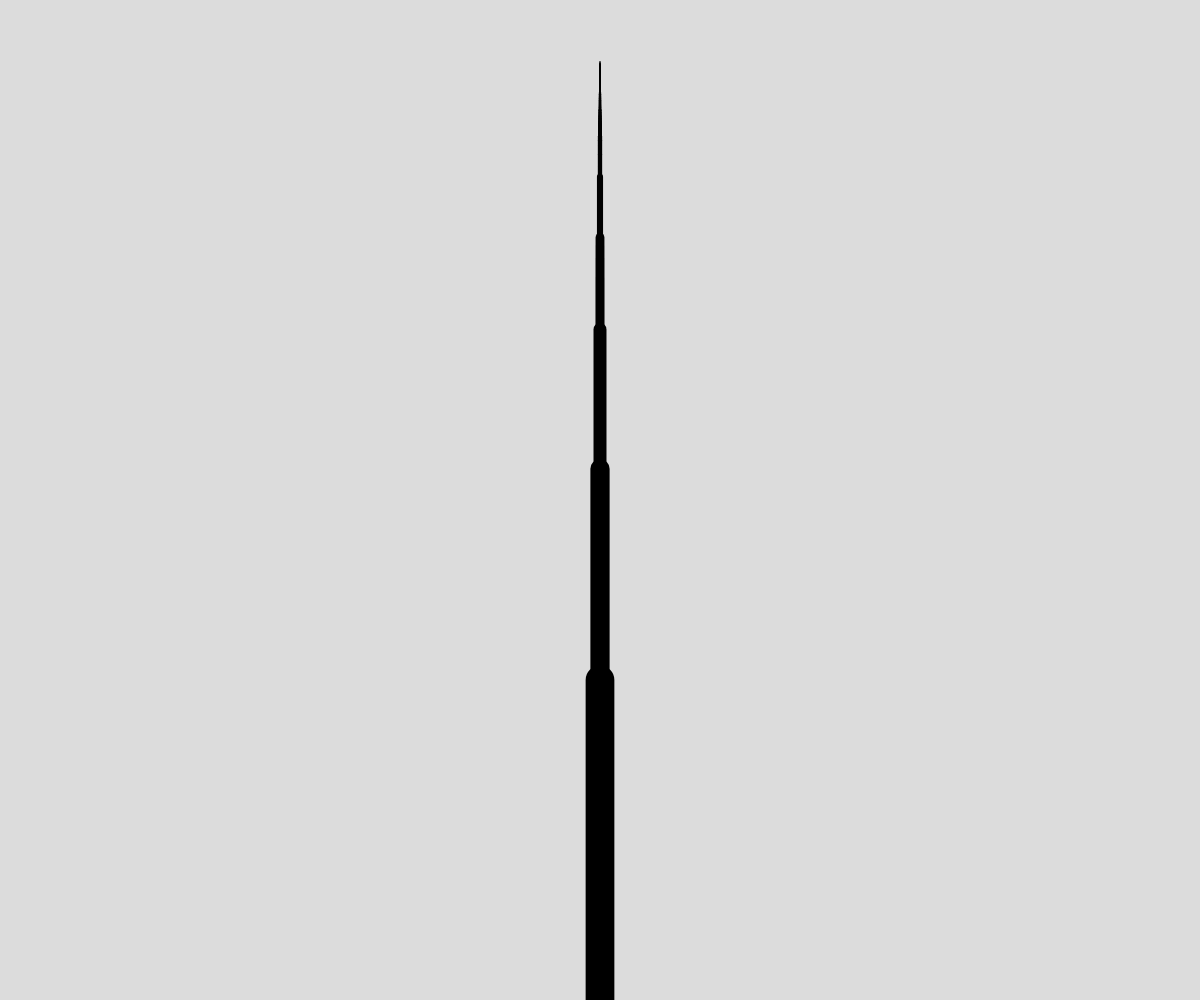
Frame 1 (no input)
Frame 60 (no input): identical to frame 1, image omitted
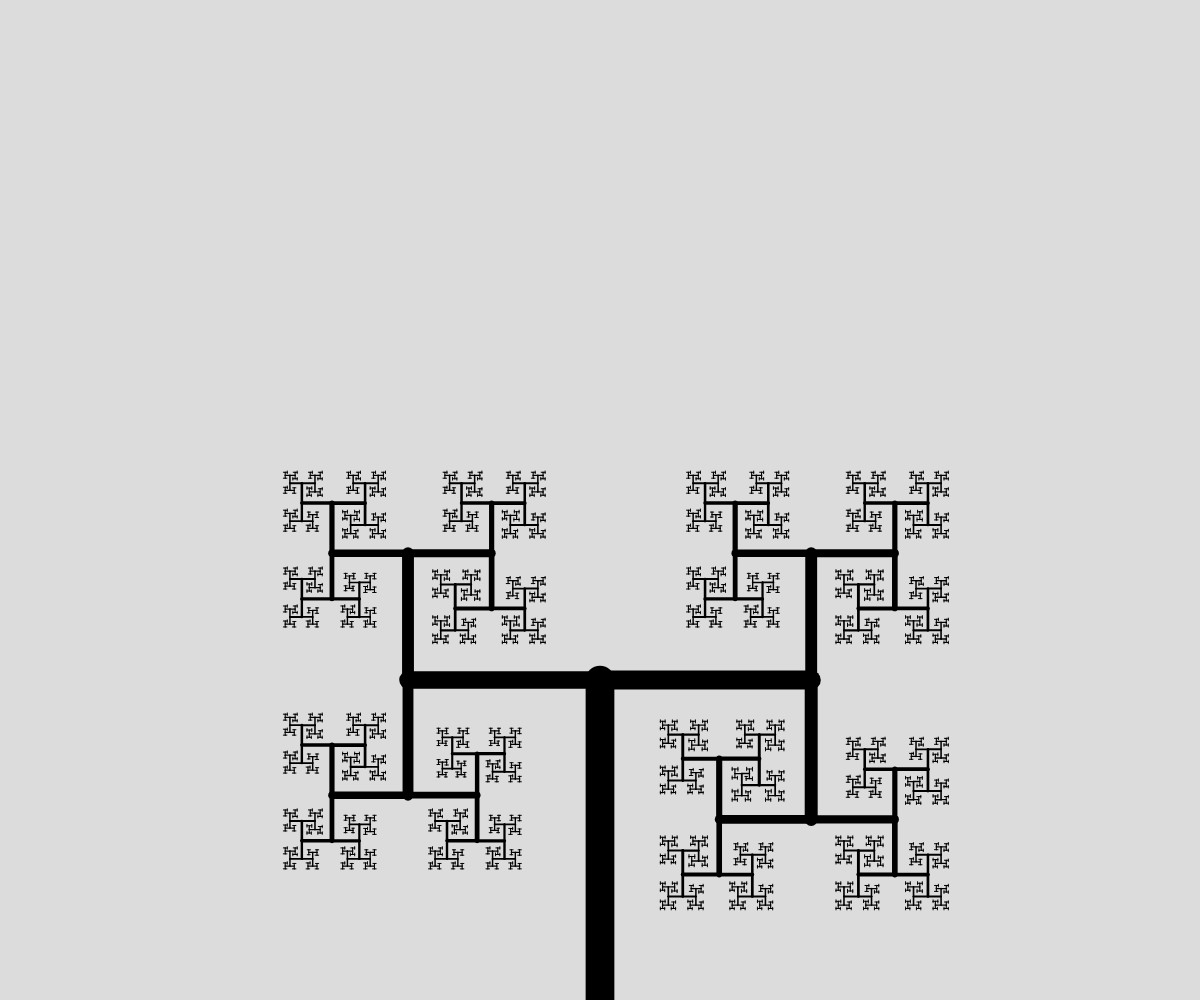
Frame 120 (the mouse pressed at the canvas centre since frame 60)

The p5.js sketch that drew these frames (run headless with seeded random() and noise() and a simulated clock; from frame 60 on, the mouse is pressed at the canvas centre):

// p5.js sketch
// ── sketch.js
// growing trees 
// margarita
// Nov 26

let angle  = 10 ;


function setup() {
  createCanvas(windowWidth, windowHeight);
  angleMode(DEGREES);
}

function draw() {
  background(220);
  angle = map(mouseX, 0, width, 0, 180);
  translate(width/2, height);
  branch(320);
}

function branch(len){
  let t = map(len, 2, 220, 1, 20);
  strokeWeight(t);

  line(0,0,0,-len);
  translate(0, -len);

  if(len > 2){
    push();
      rotate(angle);
      branch(len*0.66);
    pop();
    push();
      rotate(-angle);
      branch(len*0.6);
    pop()
  }

}
